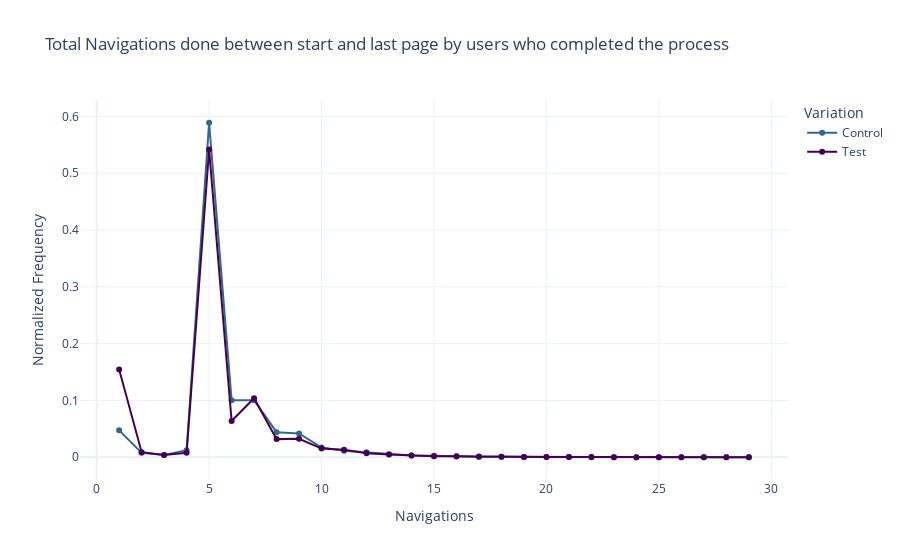

The notebook cell saved with this chart:
### Code cell
# Assuming df_final is already loaded and processed

# Filter the dataframe for navigations <= 30 and completion = 1
filtered_df = df_final[(df_final['navigations_bt_start_last'] <= 30) & (df_final['completion'] == 1)]

# Calculate the frequency of 'navigations_bt_start_last' for each variation
freq = filtered_df.groupby('variation')['navigations_bt_start_last'].value_counts().unstack().fillna(0)

# Normalize the frequencies
norm_freq = freq.div(freq.sum(axis=1), axis=0)

# Reset index for plotting
norm_freq = norm_freq.reset_index()

# Melt DataFrame for easier plotting
norm_freq_melted = norm_freq.melt(id_vars='variation', var_name='Navigations', value_name='Normalized Frequency')

# Define viridis-like colors for the variations
colors = {
    'Test': 'rgb(68, 1, 84)',
    'Control': 'rgb(49, 104, 142)'
}

# Create the figure
fig = go.Figure()

# Add traces for each variation
for variation in norm_freq_melted['variation'].unique():
    df_variation = norm_freq_melted[norm_freq_melted['variation'] == variation]
    fig.add_trace(go.Scatter(
        x=df_variation['Navigations'],
        y=df_variation['Normalized Frequency'],
        mode='lines+markers',
        name=variation,
        line=dict(color=colors[variation])
    ))

# Update layout
fig.update_layout(
    title='Total Navigations done between start and last page by users who completed the process',
    xaxis_title='Navigations',
    yaxis_title='Normalized Frequency',
    legend_title='Variation',
    template='plotly_white'
)

# Show plot
fig.show()

### Figure 1 — Plotly figure (JSON) as saved in the notebook; plotly's stock layout.template omitted (floating-point values rounded to 4 significant figures)
{"data": [{"line": {"color": "rgb(49, 104, 142)"}, "mode": "lines+markers", "name": "Control", "type": "scatter", "x": [1, 2, 3, 4, 5, 6, 7, 8, 9, 10, 11, 12, 13, 14, 15, 16, 17, 18, 19, 20, 21, 22, 23, 24, 25, 26, 27, 28, 29], "y": [0.04734, 0.007714, 0.004106, 0.01244, 0.5888, 0.1005, 0.1004, 0.04411, 0.04187, 0.01711, 0.01163, 0.008896, 0.005101, 0.003297, 0.002426, 0.001369, 0.0004355, 0.0006843, 0.0004977, 0.0003733, 0.0003111, 0.0001244, 0.0001244, 0, 0, 6.221e-05, 0, 6.221e-05, 0.0001866]}, {"line": {"color": "rgb(68, 1, 84)"}, "mode": "lines+markers", "name": "Test", "type": "scatter", "x": [1, 2, 3, 4, 5, 6, 7, 8, 9, 10, 11, 12, 13, 14, 15, 16, 17, 18, 19, 20, 21, 22, 23, 24, 25, 26, 27, 28, 29], "y": [0.1546, 0.008865, 0.004042, 0.007946, 0.5417, 0.06375, 0.1039, 0.03192, 0.03252, 0.0152, 0.01332, 0.006844, 0.004639, 0.003077, 0.001883, 0.001837, 0.001102, 0.0007808, 0.0005512, 0.0002297, 0.0003215, 0.0003215, 0.0001378, 0.0001378, 9.186e-05, 0, 4.593e-05, 0.0001378, 4.593e-05]}], "layout": {"legend": {"title": {"text": "Variation"}}, "title": {"text": "Total Navigations done between start and last page by users who completed the process"}, "xaxis": {"title": {"text": "Navigations"}}, "yaxis": {"title": {"text": "Normalized Frequency"}}}}
